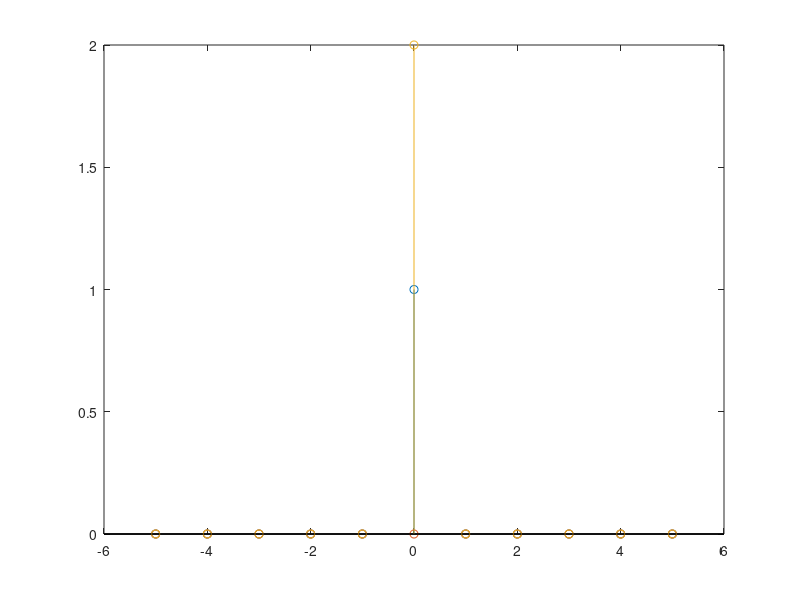

Write the MATLAB code that produced this figure.
clc;
clear;
X1=[-5:1:5];
x1=[zeros(1,5) 1 zeros(1,5)];
x2=[zeros(1,5) 2 zeros(1,5)];
y1=sin((pi/2)*x1);
y2=sin((pi/2)*x2);
y3=2*y1;
grid on;
stem(X1,y1);
hold on;
stem(X1,y2);
stem(X1,y3);